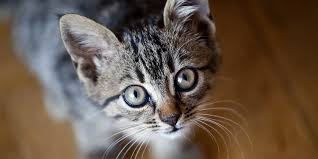
#> input picture python/opencv/cat.jpeg, 318 x 159 px
$ python logical.py --image cat.jpeg
#> lines starting #> are read from the running program, lines starting #| are printed output that depends on the picture; after the words box and inside, x2 and y2 are one past the last pixel; in counts of white or black regions, pixels touching at a corner belong together
import numpy as np
import cv2
import argparse

#This is parsing the image
# fetching the arguments and save in dictionary
ap = argparse.ArgumentParser() #parse command line arguments
ap.add_argument("-i", "--image", required = True, help="Path to the image") #pass image from command line labelled as argument "-image"
args = vars(ap.parse_args()) #parse the arguments and store them in a dictionary

# loading and converting the image into numpy array
# printing the corresponding values
image = cv2.imread(args["image"])
#> image is the input picture: shape (159, 318, 3); mean B, G, R 75.4, 88.7, 105

#Showing the original image
cv2.imshow("This is original of the image", image)
#showtime
cv2.waitKey(0)

#create 300x300 numpy array(i.e canvas) and 250x250 white rectangle inside it
rectangle = np.zeros((300,300), dtype="uint8") #np.zeros(size,size) gives a black canvas
cv2.rectangle(rectangle, (25, 25), (275, 275), 255, -1) # 255 is the 'white' color for filling
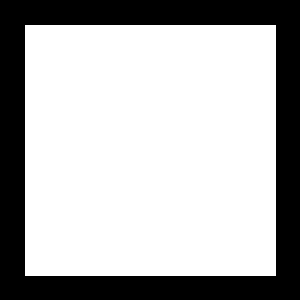
#> rectangle: shape (300, 300); 70% white; 1 black region, box (x1, y1, x2, y2) and area: (0, 0, 300, 300) 26999
#showing
cv2.imshow("rectangle", rectangle)
cv2.waitKey(0)

#create 300x300 numpy array(i.e canvas) and 150 white radius inside it
circle = np.zeros((300,300), dtype="uint8") #np.zeros(size,size) gives a black canvas
cv2.circle(circle, (150, 150), 150, 255, -1) # (150,150) means centerPoint of canvas, and 255 is the 'white' color for filling
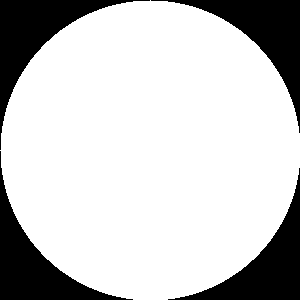
#> circle: shape (300, 300); 78.5% white; 4 black regions, box (x1, y1, x2, y2) and area: (0, 0, 150, 150) 4980, (151, 0, 300, 133) 4830, (0, 151, 133, 300) 4830, (168, 168, 300, 300) 4681
#showing
cv2.imshow("circle", circle)
#showtime
cv2.waitKey(0)

#Performing logical/bitwise operation
#And operation
bitwiseAnd = cv2.bitwise_and(rectangle, circle)
#showing
cv2.imshow("AND", bitwiseAnd)
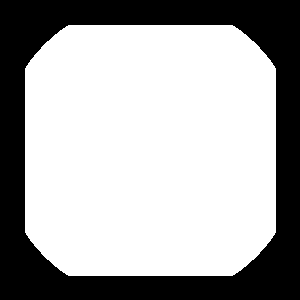
#> window 'AND': shape (300, 300); 66.4% white; 1 black region, box (x1, y1, x2, y2) and area: (0, 0, 300, 300) 30235
#showtime
cv2.waitKey(0)

#Performing logical/bitwise operation
#OR operation
bitwiseOr = cv2.bitwise_or(rectangle, circle)
#showing
cv2.imshow("OR", bitwiseOr)
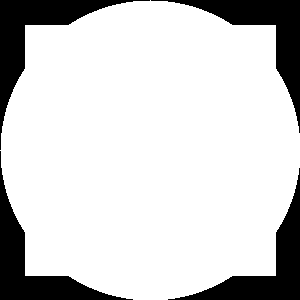
#> window 'OR': shape (300, 300); 82.1% white; 4 black regions, box (x1, y1, x2, y2) and area: (0, 0, 150, 150) 4171, (151, 0, 300, 133) 4021, (0, 151, 133, 300) 4021, (168, 168, 300, 300) 3872
#showtime
cv2.waitKey(0)

#Performing logical/bitwise operation
#Xor operation
bitwiseXor = cv2.bitwise_xor(rectangle, circle)
#showing
cv2.imshow("XOR", bitwiseXor)
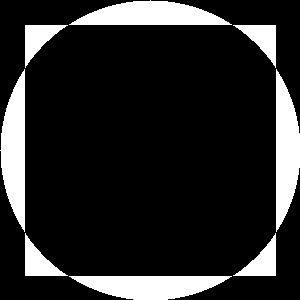
#> window 'XOR': shape (300, 300); 15.7% white; 8 white regions, largest, box (x1, y1, x2, y2) and area: (69, 0, 232, 25) 2729, (0, 69, 25, 232) 2729, (276, 69, 300, 232) 2728
#showtime
cv2.waitKey(0)

#Performing logical/bitwise operation
#Not operation
bitwiseNot = cv2.bitwise_not(rectangle, circle)
#showing
cv2.imshow("NOT", bitwiseNot)
#showtime
cv2.waitKey(0)
